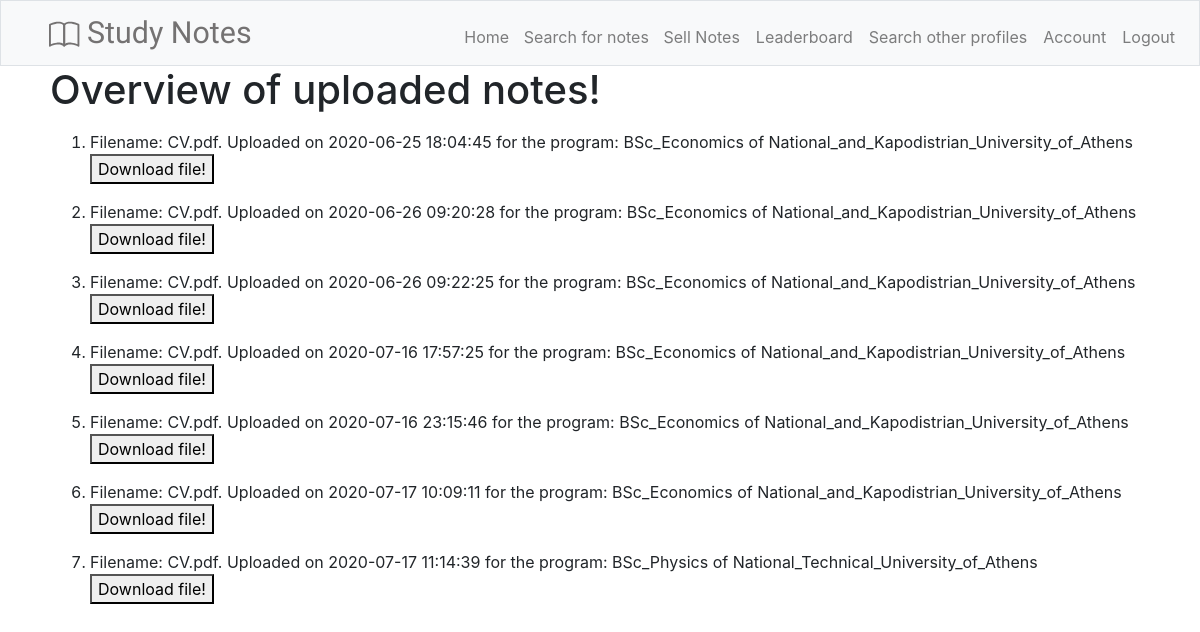
The page /view_uploads (signed in) on the database as committed earlier.
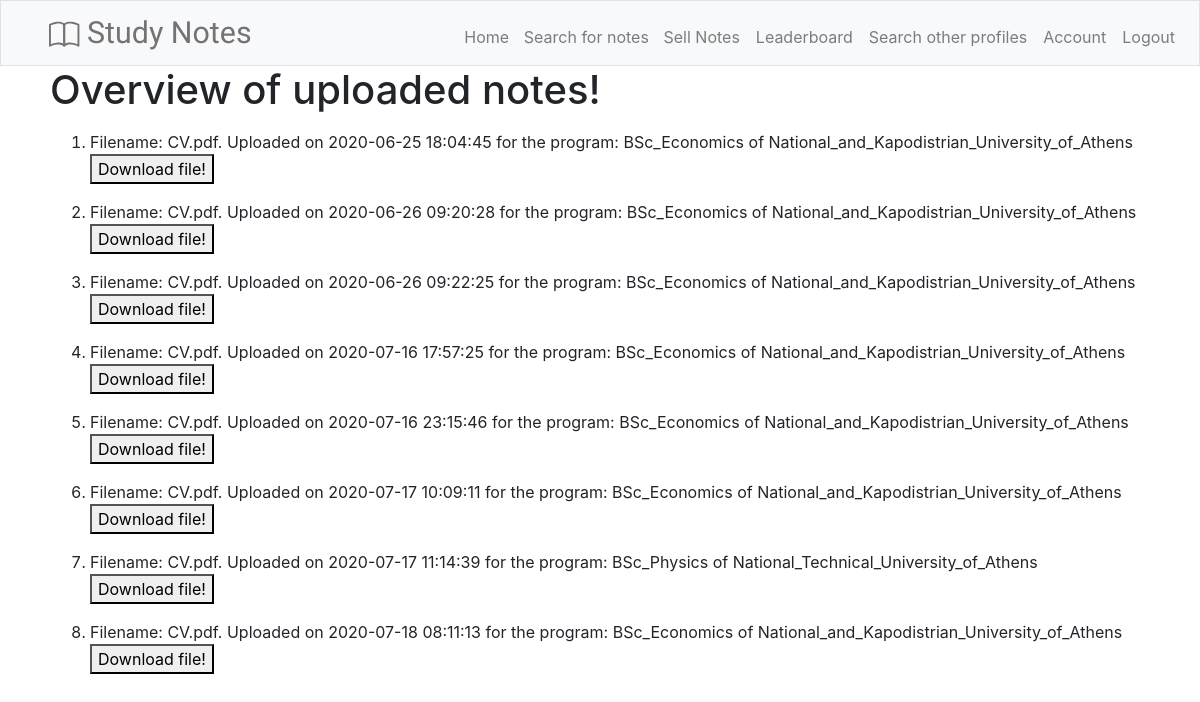
The same page on the database as committed later.
### tables this page shows
CREATE TABLE "notes_uploaded" (
	"note_id"	INTEGER NOT NULL,
	"uploader_id"	INTEGER NOT NULL,
	"upload_time"	TIMESTAMP NOT NULL DEFAULT CURRENT_TIMESTAMP,
	"filename"	VARCHAR NOT NULL,
	"university"	VARCHAR NOT NULL,
	"program"	VARCHAR NOT NULL,
	"path"	TEXT,
	"title"	TEXT NOT NULL,
	"price"	NUMERIC NOT NULL,
	FOREIGN KEY("uploader_id") REFERENCES "users"("user_id"),
	PRIMARY KEY("note_id" AUTOINCREMENT)
);

### application.py (the view)
@app.route("/view_uploads")
@login_required
def view_uploads():
    notes_uploaded = db.execute("SELECT * FROM notes_uploaded WHERE uploader_id = ?", (g.user[0],)).fetchall()
    return render_template("/view_uploads.html", notes_uploaded=notes_uploaded)

### application.py (called while the page is built)
@app.before_request  # From: https://www.youtube.com/watch?v=2Zz97NVbH0U&t=492s
def before_request():  # Had to import g from flask. It creates a global variable so I can then reference a users info in other routes
    g.user = None
    if 'user_id' in session:
        user = db.execute("SELECT * FROM users WHERE user_id=:input", {"input": session['user_id']}).fetchone()  #returns a tuple
        g.user = user

### helpers.py (called while the page is built)
def login_required(f):
    @wraps(f)
    def decorated_function(*args, **kwargs):
        if g.user is None:
            return redirect(url_for('login', next=request.url))
        return f(*args, **kwargs)
    return decorated_function

### templates/view_uploads.html (shortened to what this page needs)
{% extends "layout.html" %}
{% block main %}
    <body class="actual_container">
        <h1>Overview of uploaded notes!</h1>
        <ol>
            {% for note in notes_uploaded %}
                <li>Filename: {{ note[3] }}. Uploaded on {{ note[2] }} for the program: {{ note[5] }} of {{ note[4] }} <button type="submit" onclick="window.open(' {{note[6]}} ')">Download file!</button></li>
            {% endfor %}
        </ol>
    </body>
{% endblock %}

Rows that differ between the two databases and show on the page:
added notes_uploaded: filename "CV.pdf", upload_time "2020-07-18 08:11:13", program "BSc_Economics", university "National_and_Kapodistrian_University_of_Athens"
